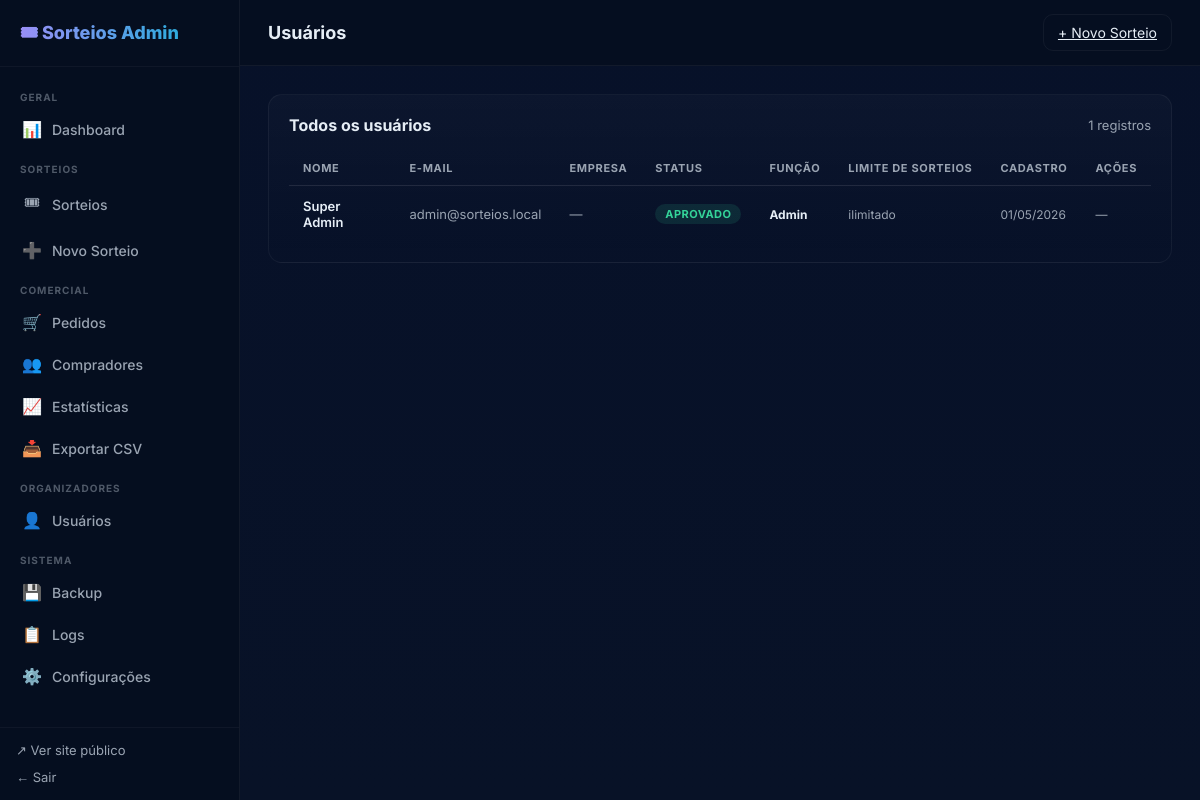
Page /admin/usuarios (signed in) on the committed database.
### app/models.py (models this page shows)
class User(Base):
    __tablename__ = "users"
    id = Column(Integer, primary_key=True, index=True)
    email = Column(String(200), unique=True, nullable=False, index=True)
    name = Column(String(200), nullable=False)
    company_name = Column(String(200), nullable=True)
    phone = Column(String(30), nullable=True)
    password_hash = Column(String(200), nullable=False)
    status = Column(String(20), nullable=False, default="pending")  # pending|approved|rejected
    role = Column(String(20), nullable=False, default="organizer")  # organizer|admin
    max_raffles = Column(Integer, nullable=False, default=5)
    created_at = Column(DateTime, default=datetime.datetime.utcnow, nullable=False)
    campaigns = relationship("Campaign", back_populates="owner", foreign_keys="Campaign.owner_id")

### app/main.py (the view)
@app.get("/admin/usuarios", response_class=HTMLResponse)
def admin_users_page(request: Request, session: Session = Depends(get_db),
                     _: None = Depends(require_admin)):
    users = crud.list_users(session)
    pending_count = sum(1 for u in users if u.status == "pending")
    return templates.TemplateResponse(request, "admin_users.html", {
        "users": users, "pending_count": pending_count,
    })

### app/templates/admin_users.html (shortened to what this page needs)
{% extends "admin_base.html" %}
{% block page_title %}
  Usuários
{% endblock %}
{% block topbar_actions %}
  <a href="/admin/sorteios/novo" class="btn btn-primary btn-sm">+ Novo Sorteio</a>
{% endblock %}
{% block content %}
<link rel="stylesheet" href="/static/css/style.css" />
<div class="adm-card">
  <div class="adm-card-header">
    <h2 style="font-size:16px;font-weight:700;">Todos os usuários</h2>
    <span style="font-size:13px;color:var(--muted);">{{ users|length }} registros</span>
  </div>
  {% if users %}
  <div class="adm-table-wrap">
    <table class="adm-table">
      <thead>
        <tr>
          <th>Nome</th>
          <th>E-mail</th>
          <th>Empresa</th>
          <th>Status</th>
          <th>Função</th>
          <th>Limite de Sorteios</th>
          <th>Cadastro</th>
          <th>Ações</th>
        </tr>
      </thead>
      <tbody>
        {% for u in users %}
        <tr>
          <td>
            <div style="font-weight:600;">{{ u.name }}</div>
          </td>
          <td style="font-size:13px;color:var(--muted);">{{ u.email }}</td>
          <td style="font-size:13px;color:var(--muted);">{{ u.company_name or '—' }}</td>
          <td>
            {% if u.status == 'approved' %}
              <span class="status-badge paid">Aprovado</span>
            {% elif u.status == 'pending' %}
              <span class="status-badge pending">Pendente</span>
            {% elif u.status == 'rejected' %}
              <span class="status-badge cancelled">Rejeitado</span>
            {% else %}
              <span class="status-badge approved">{{ u.status | status_pt }}</span>
            {% endif %}
          </td>
          <td>
            {% if u.role == 'admin' %}
              <span style="font-size:12px;font-weight:700;color:var(--accent-light);">Admin</span>
            {% else %}
              <span style="font-size:12px;color:var(--muted);">Organizador</span>
            {% endif %}
          </td>
          <td>
            {% if u.role != 'admin' %}
            <form method="post" action="/admin/usuarios/{{ u.id }}/limite"
                  style="display:flex;align-items:center;gap:6px;">
              <input type="number" name="max_raffles" value="{{ u.max_raffles }}"
                     min="0" max="999"
                     style="
                       width:64px;padding:4px 8px;border-radius:6px;
                       border:1px solid rgba(255,255,255,0.07);
                       background:rgba(255,255,255,0.04);
                       color:#e6eef6;font-size:13px;font-family:inherit;
                       outline:none;">
              <button type="submit"
                      style="
                        padding:4px 10px;border-radius:6px;font-size:11px;font-weight:700;
                        background:rgba(124,58,237,0.12);color:#a78bfa;
                        border:1px solid rgba(124,58,237,0.25);cursor:pointer;
                        font-family:inherit;transition:background .12s;">Salvar</button>
            </form>
            {% else %}
            <span style="font-size:12px;color:var(--muted);">ilimitado</span>
            {% endif %}
          </td>
          <td style="font-size:12px;color:var(--muted);">
            {{ u.created_at.strftime('%d/%m/%Y') if u.created_at else '—' }}
          </td>
          <td>
            <div class="adm-actions">
              {% if u.status == 'pending' %}
                <form method="post" action="/admin/usuarios/{{ u.id }}/aprovar">
                  <button type="submit" class="btn-sm btn-success"
                          style="
                            padding:5px 12px;border-radius:7px;font-size:12px;font-weight:700;
                            background:rgba(52,211,153,0.1);color:#34d399;
                            border:1px solid rgba(52,211,153,0.2);cursor:pointer;
                            font-family:inherit;transition:background .12s;">
                    ✓ Aprovar
                  </button>
                </form>
                <form method="post" action="/admin/usuarios/{{ u.id }}/rejeitar">
                  <button type="submit" class="btn-sm btn-danger"
                          style="
                            padding:5px 12px;border-radius:7px;font-size:12px;font-weight:700;
                            background:rgba(248,113,113,0.08);color:#f87171;
                            border:1px solid rgba(248,113,113,0.2);cursor:pointer;
                            font-family:inherit;transition:background .12s;"
                          onclick="return confirm('Rejeitar o cadastro de {{ u.name }}?')">
                    ✗ Rejeitar
                  </button>
                </form>
              {% else %}
                <span style="font-size:12px;color:var(--muted);">—</span>
              {% endif %}
            </div>
          </td>
        </tr>
        {% endfor %}
      </tbody>
    </table>
  </div>
  {% endif %}
</div>
{% endblock %}

### app/static/css/style.css (style rules this page uses)
:root { --bg: #0f1724; --card: #0b1220; --muted: #9aa4b2; --accent: #7c3aed; --accent-2: #06b6d4; --surface: rgba(255, 255, 255, 0.03); --border: rgba(255, 255, 255, 0.05); --danger: #f87171; --success: #34d399; }
* { box-sizing: border-box; }
body { font-family: Inter, system-ui, Arial, sans-serif; margin: 0; background: linear-gradient(180deg, #071129 0%, #081227 100%); color: #e6eef6; min-height: 100vh; }
.btn { background: transparent; border: 1px solid var(--border); padding: 9px 14px; border-radius: 10px; color: inherit; cursor: pointer; font-size: 14px; font-family: inherit; transition: background .12s, border-color .12s; }

### app/templates/admin_base.html (style rules this page uses)
:root { --sidebar-w: 240px; }
.adm-table-wrap { overflow-x: auto; }
.adm-table { width: 100%; border-collapse: collapse; font-size: 13px; }
.adm-table th { text-align: left; padding: 10px 14px; font-size: 11px; font-weight: 700; text-transform: uppercase; letter-spacing: .06em; color: var(--muted); border-bottom: 1px solid rgba(255,255,255,0.05); white-space: nowrap; }
.adm-table td { padding: 12px 14px; border-bottom: 1px solid rgba(255,255,255,0.03); vertical-align: middle; }
.adm-table tr:last-child td { border-bottom: none; }
.adm-card { background: linear-gradient(180deg, rgba(255,255,255,0.025), transparent); border: 1px solid rgba(255,255,255,0.05); border-radius: 14px; padding: 20px; margin-bottom: 20px; }
.adm-card-header { display: flex; align-items: center; justify-content: space-between; margin-bottom: 16px; gap: 12px; flex-wrap: wrap; }
.adm-card-header h2, .adm-card-header h3 { margin: 0; }
.status-badge { display: inline-block; padding: 3px 10px; border-radius: 999px; font-size: 11px; font-weight: 700; text-transform: uppercase; letter-spacing: .04em; }
.status-badge.paid { background: rgba(52,211,153,0.12); color: #34d399; }
.adm-actions { display: flex; gap: 8px; flex-wrap: wrap; }
.btn-sm { padding: 6px 12px; font-size: 12px; }

### rows in the picture
User: name "Super Admin", email "admin@sorteios.local", company_name "—", status "APROVADO", role "Admin", created_at "01/05/2026"

### other values in the picture
{{ users|length }} "1"
